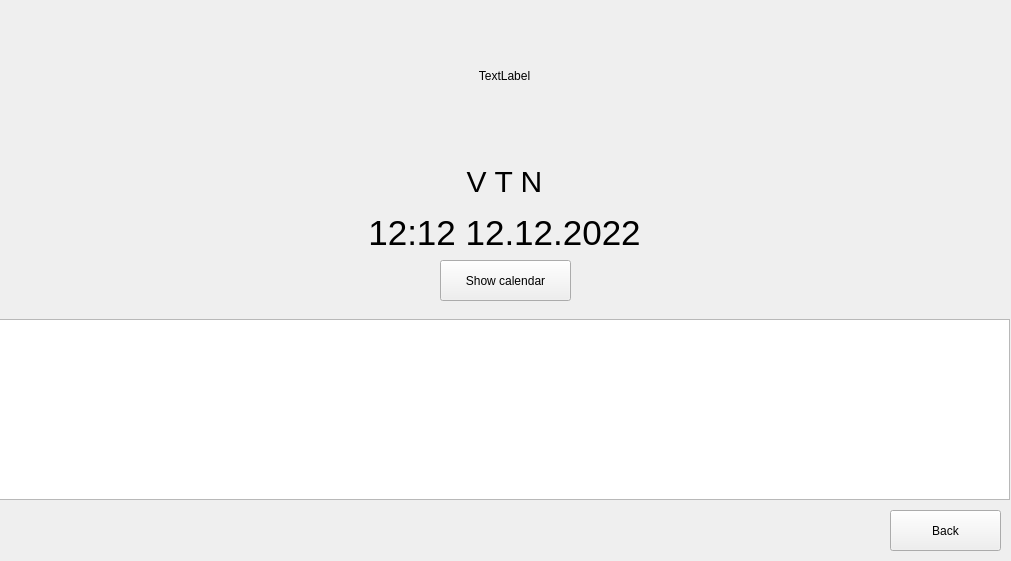
<?xml version="1.0" encoding="UTF-8"?>
<ui version="4.0">
 <class>ScanScreen</class>
 <widget class="QWidget" name="ScanScreen">
  <property name="geometry">
   <rect>
    <x>0</x>
    <y>0</y>
    <width>1011</width>
    <height>561</height>
   </rect>
  </property>
  <property name="windowTitle">
   <string>Form</string>
  </property>
  <property name="styleSheet">
   <string notr="true"/>
  </property>
  <widget class="QWidget" name="verticalLayoutWidget">
   <property name="geometry">
    <rect>
     <x>-1</x>
     <y>159</y>
     <width>1011</width>
     <height>96</height>
    </rect>
   </property>
   <layout class="QVBoxLayout" name="verticalLayout">
    <item>
     <widget class="QLabel" name="nameLabel">
      <property name="styleSheet">
       <string notr="true">font-size:30px;
color:&quot;white&quot;</string>
      </property>
      <property name="text">
       <string>V T N</string>
      </property>
      <property name="alignment">
       <set>Qt::AlignCenter</set>
      </property>
     </widget>
    </item>
    <item>
     <widget class="QLabel" name="timeLabel">
      <property name="styleSheet">
       <string notr="true">font-size:35px;
color:&quot;white&quot;</string>
      </property>
      <property name="text">
       <string>12:12 12.12.2022</string>
      </property>
      <property name="alignment">
       <set>Qt::AlignCenter</set>
      </property>
     </widget>
    </item>
   </layout>
  </widget>
  <widget class="QPushButton" name="backButton">
   <property name="geometry">
    <rect>
     <x>890</x>
     <y>510</y>
     <width>111</width>
     <height>41</height>
    </rect>
   </property>
   <property name="styleSheet">
    <string notr="true">color:&quot;black&quot;;
background-color:&quot;white&quot;</string>
   </property>
   <property name="text">
    <string>Back</string>
   </property>
  </widget>
  <widget class="QWidget" name="verticalLayoutWidget_2">
   <property name="geometry">
    <rect>
     <x>-1</x>
     <y>319</y>
     <width>1011</width>
     <height>181</height>
    </rect>
   </property>
   <layout class="QVBoxLayout" name="verticalLayout_2">
    <item>
     <widget class="QTableWidget" name="calendarList">
      <property name="styleSheet">
       <string notr="true">QScrollBar:vertical { width: 30px;  background-color:&quot;white&quot;}
QScrollBar:horizontal { height: 30px;  background-color:&quot;white&quot;}
QScrollBar::handle:horizonal{
   background-color:&quot;grey&quot;;
  color:&quot;grey&quot;
}
QScrollBar::handle:vertical{
    background-color:&quot;grey&quot;;
    color:&quot;grey&quot;
}</string>
      </property>
      <property name="verticalScrollMode">
       <enum>QAbstractItemView::ScrollPerPixel</enum>
      </property>
      <property name="horizontalScrollMode">
       <enum>QAbstractItemView::ScrollPerPixel</enum>
      </property>
     </widget>
    </item>
   </layout>
  </widget>
  <widget class="QPushButton" name="pushButton">
   <property name="geometry">
    <rect>
     <x>440</x>
     <y>260</y>
     <width>131</width>
     <height>41</height>
    </rect>
   </property>
   <property name="styleSheet">
    <string notr="true">color:&quot;black&quot;;
background-color:&quot;white&quot;</string>
   </property>
   <property name="text">
    <string>Show calendar</string>
   </property>
  </widget>
  <widget class="QWidget" name="verticalLayoutWidget_3">
   <property name="geometry">
    <rect>
     <x>-1</x>
     <y>10</y>
     <width>1011</width>
     <height>131</height>
    </rect>
   </property>
   <layout class="QVBoxLayout" name="verticalLayout_3">
    <item>
     <widget class="QLabel" name="logo">
      <property name="text">
       <string>TextLabel</string>
      </property>
      <property name="alignment">
       <set>Qt::AlignCenter</set>
      </property>
     </widget>
    </item>
   </layout>
  </widget>
 </widget>
 <resources/>
 <connections/>
</ui>
